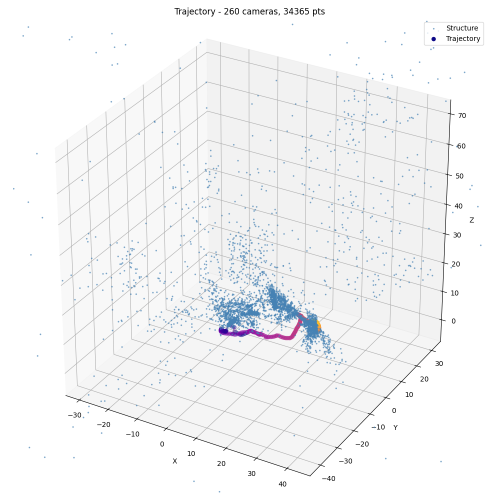
#> input picture barn_map.png, 1000 x 1000 px (shown at 1/2 size)
$ python task3.py .
#> lines starting #> are read from the running program, lines starting #| are printed output that depends on the picture
import matplotlib
matplotlib.use('TkAgg')  # Force interactive backend before any other matplotlib import
import matplotlib.pyplot as plt
from mpl_toolkits.mplot3d import Axes3D  # noqa: F401 – registers 3D projection

import cv2
import numpy as np
import argparse
import os
import glob
import re
from scipy.optimize import least_squares

# Import necessary functions from Task 1 and Task 2
from task1 import extract_features_and_match, get_camera_intrinsics
from task2 import linear_triangulation, compute_reprojection_error, disambiguate_pose

# We need some helper functions from task2 but they might not be exposed directly in a way we can use easily
# So I will re-implement or adapt slightly for the map structure.

class SfMMap:
    # [138 lines left out: functions __init__, add_camera, add_point, get_camera_projection_matrix, compute_global_reprojection_error, record_stats and 2 more, not called in this run]

def _extract_frame_number(file_path):
    base = os.path.basename(file_path)
    match = re.search(r"(\d+)(?=\.[^.]+$)", base)
    if match:
        return int(match.group(1))
    return None

def _infer_input_frame_step(files):
    nums = [_extract_frame_number(f) for f in files]
    nums = [n for n in nums if n is not None]

    if len(nums) < 2:
        return 1

    diffs = [b - a for a, b in zip(nums[:-1], nums[1:]) if b > a]
    if not diffs:
        return 1

    return max(1, int(round(float(np.median(diffs)))))

def load_frames(dataset_path, frame_interval=25):
    # Depending on structure, assuming split A frames are images or video
    # Check if directory contains images
    extensions = ['*.jpg', '*.png', '*.jpeg', '*.bmp']
    files = []
    for ext in extensions:
        files.extend(glob.glob(os.path.join(dataset_path, ext)))

    # If no images, check if it's a video file (as per task 1/2 examples)
    # But usually SfM works on a sequence. We'll assume the user provides a folder or video.
    # For now, let's assume the user extracted frames or provides a pattern.
    # The workspace shows extract_frames.py, suggesting we might need to extract them first.
    # However, for Task 3 we need "regular intervals".
    # I will assume the user provides a directory of ordered frames.

    files.sort()

    input_step = _infer_input_frame_step(files)
    target_interval = max(1, int(frame_interval))

    # Sample in units of original video frames, not file index, to avoid double-subsampling
    # when input has already been extracted at a coarse stride (e.g., every 25th frame).
    if input_step >= target_interval:
        stride_in_files = 1
    else:
        stride_in_files = max(1, int(round(target_interval / float(input_step))))

    selected = files[::stride_in_files]
    effective_interval = input_step * stride_in_files
    return selected, input_step, effective_interval, stride_in_files

def write_resized_frame_subset(image_files, output_dir, max_width):
    """
    Writes a resized copy of each selected frame and returns new file paths.
    If max_width <= 0, returns the original file list unchanged.
    """
#> called with output_dir = 'task3_optimized_frames', max_width = 640
    if max_width <= 0:
        return image_files

    os.makedirs(output_dir, exist_ok=True)

    # Ensure old files do not mix with this run's subset.
    for old_file in glob.glob(os.path.join(output_dir, "*.png")):
        os.remove(old_file)

    resized_files = []
    for i, file_path in enumerate(image_files):
        img = cv2.imread(file_path)
#> img is the input picture: shape (1000, 1000, 3); mean B, G, R 245.5, 244.7, 244.1
        if img is None:
            continue

        h, w = img.shape[:2]
#> h = 1000; w = 1000
        if w > max_width:
            scale = max_width / float(w)
#> scale = 0.64
            new_h = max(1, int(round(h * scale)))
#> new_h = 640
            img = cv2.resize(img, (max_width, new_h), interpolation=cv2.INTER_AREA)
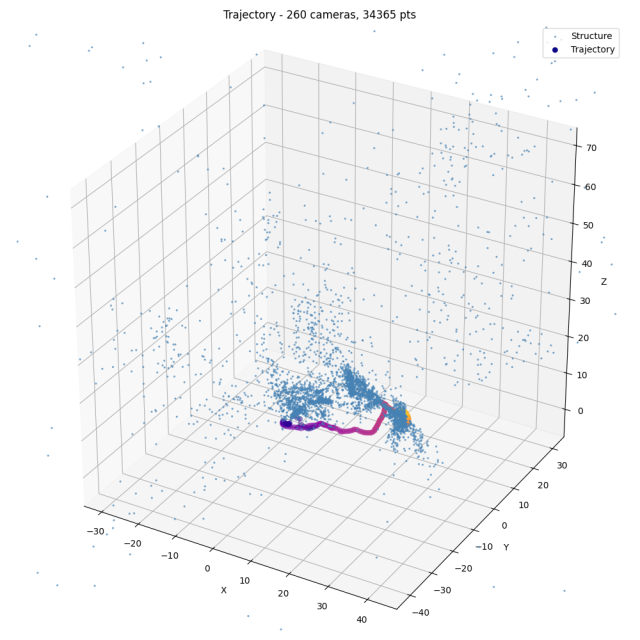
#> img: shape (640, 640, 3); mean B, G, R 245.5, 244.7, 244.1

        out_path = os.path.join(output_dir, f"frame_{i:04d}.png")
        cv2.imwrite(out_path, img)
        resized_files.append(out_path)

    return resized_files

# [407 lines left out: functions match_features_knn, _set_equal_3d_limits, _compute_dense_view_bounds, update_live_plot, run_incremental_sfm, visualize_map and 1 more, not called in this run]

def main():
    parser = argparse.ArgumentParser(description="Task 3: Incremental Mapping")
    parser.add_argument("image_dir", help="Directory containing sequence of images")
    parser.add_argument("--frame-interval", type=int, default=25, help="Use every Nth frame from image_dir")
    parser.add_argument("--max-width", type=int, default=640, help="Resize selected frames to this max width (<=0 disables resize)")
    parser.add_argument("--optimized-dir", default="task3_optimized_frames", help="Where resized selected frames are written")
    parser.add_argument("--no-live-plot", action="store_true", help="Disable real-time incremental map visualization")
    parser.add_argument("--plot-every", type=int, default=1, help="Update live map every N processed frames")
    parser.add_argument("--output-prefix", default="task3", help="Prefix for all saved output images (default: task3)")
    args = parser.parse_args()

    # Load images
    raw_files, input_step, _, _ = load_frames(args.image_dir, frame_interval=1)
    print(f"Found {len(raw_files)} candidate images in {args.image_dir}")
    print(f"Detected input frame step: {input_step}")

    image_files, _, effective_interval, stride_in_files = load_frames(
        args.image_dir,
        frame_interval=max(1, args.frame_interval)
    )
    print(
        f"Using {len(image_files)} images | target interval {max(1, args.frame_interval)} | "
        f"effective interval {effective_interval} | file stride {stride_in_files}"
    )

    image_files = write_resized_frame_subset(image_files, args.optimized_dir, args.max_width)
    if args.max_width > 0:
        print(f"Wrote resized subset to {args.optimized_dir} (max width {args.max_width})")

    if len(image_files) < 2:
        print("Need at least 2 images.")
        return

    # Get intrinsics (assuming same size)
    img0 = cv2.imread(image_files[0])
    h, w = img0.shape[:2]
    K = get_camera_intrinsics((h, w))
    print(f"Intrinsics:\n{K}")

    sfm_map = run_incremental_sfm(
        image_files,
        K,
        live_plot=not args.no_live_plot,
        plot_every=max(1, args.plot_every)
    )

    visualize_map(sfm_map, prefix=args.output_prefix)
    visualize_metrics(sfm_map, err_threshold=2.0, prefix=args.output_prefix)

    # Save map? The prompt doesn't explicitly ask to save to file, but we should make it reusable for Task 4
    # We'll just run it as a script for now.
    # For Task 4 integration, Task 4 will likely import from here or we pickle the object.

if __name__ == "__main__":
    main()
